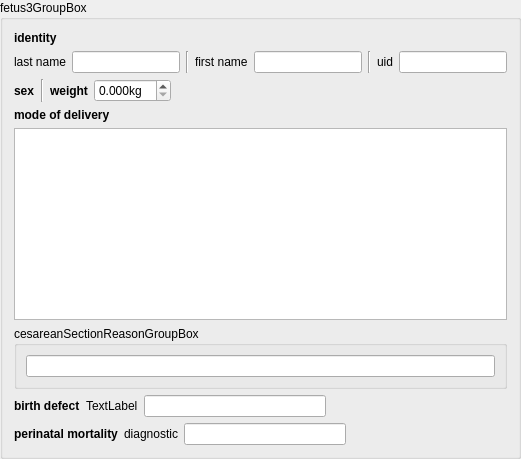
       <widget class="QGroupBox" name="fetus3GroupBox">
        <property name="title">
         <string>fetus3GroupBox</string>
        </property>
        <layout class="QVBoxLayout" name="verticalLayout_7">
         <item>
          <layout class="QGridLayout" name="gridLayout_4">
           <item row="1" column="2">
            <widget class="Line" name="line_10">
             <property name="orientation">
              <enum>Qt::Vertical</enum>
             </property>
            </widget>
           </item>
           <item row="0" column="0">
            <widget class="QLabel" name="f3IdentityLabel">
             <property name="font">
              <font>
               <weight>75</weight>
               <bold>true</bold>
              </font>
             </property>
             <property name="text">
              <string>identity</string>
             </property>
            </widget>
           </item>
           <item row="1" column="0">
            <widget class="QLabel" name="f3LastNameLabel">
             <property name="text">
              <string>last name</string>
             </property>
            </widget>
           </item>
           <item row="1" column="1">
            <widget class="QLineEdit" name="f3LastNameLineEdit"/>
           </item>
           <item row="1" column="3">
            <widget class="QLabel" name="f3FirstNameLabel">
             <property name="text">
              <string>first name</string>
             </property>
            </widget>
           </item>
           <item row="1" column="4">
            <widget class="QLineEdit" name="f3FirstNameLineEdit"/>
           </item>
           <item row="1" column="7">
            <widget class="QLineEdit" name="f3UidLineEdit"/>
           </item>
           <item row="1" column="6">
            <widget class="QLabel" name="f3UidLabel">
             <property name="text">
              <string>uid</string>
             </property>
            </widget>
           </item>
           <item row="1" column="5">
            <widget class="Line" name="line_11">
             <property name="orientation">
              <enum>Qt::Vertical</enum>
             </property>
            </widget>
           </item>
          </layout>
         </item>
         <item>
          <layout class="QHBoxLayout" name="horizontalLayout_9">
           <item>
            <widget class="QLabel" name="f3SexLabel">
             <property name="font">
              <font>
               <weight>75</weight>
               <bold>true</bold>
              </font>
             </property>
             <property name="text">
              <string>sex</string>
             </property>
            </widget>
           </item>
           <item>
            <layout class="QHBoxLayout" name="f3SexRadioLayout"/>
           </item>
           <item>
            <widget class="Line" name="line_12">
             <property name="orientation">
              <enum>Qt::Vertical</enum>
             </property>
            </widget>
           </item>
           <item>
            <widget class="QLabel" name="f3WeightLabel">
             <property name="font">
              <font>
               <weight>75</weight>
               <bold>true</bold>
              </font>
             </property>
             <property name="text">
              <string>weight</string>
             </property>
            </widget>
           </item>
           <item>
            <widget class="QDoubleSpinBox" name="f3WeightDoubleSpinBox">
             <property name="suffix">
              <string>kg</string>
             </property>
             <property name="decimals">
              <number>3</number>
             </property>
             <property name="maximum">
              <double>10.000000000000000</double>
             </property>
             <property name="singleStep">
              <double>0.010000000000000</double>
             </property>
            </widget>
           </item>
           <item>
            <spacer name="horizontalSpacer_6">
             <property name="orientation">
              <enum>Qt::Horizontal</enum>
             </property>
             <property name="sizeHint" stdset="0">
              <size>
               <width>40</width>
               <height>20</height>
              </size>
             </property>
            </spacer>
           </item>
          </layout>
         </item>
         <item>
          <layout class="QVBoxLayout" name="verticalLayout_8">
           <item>
            <widget class="QLabel" name="f3ModeOfDeliveryLabel">
             <property name="font">
              <font>
               <weight>75</weight>
               <bold>true</bold>
              </font>
             </property>
             <property name="text">
              <string>mode of delivery</string>
             </property>
            </widget>
           </item>
           <item>
            <widget class="QListView" name="f3ModeOfDeliveryListView"/>
           </item>
          </layout>
         </item>
         <item>
          <widget class="QGroupBox" name="f3CesareanSectionReasonGroupBox">
           <property name="title">
            <string>cesareanSectionReasonGroupBox</string>
           </property>
           <layout class="QHBoxLayout" name="horizontalLayout_18">
            <item>
             <widget class="QLineEdit" name="f3CesareanSectionReasonLlineEdit"/>
            </item>
           </layout>
          </widget>
         </item>
         <item>
          <layout class="QHBoxLayout" name="horizontalLayout_19">
           <item>
            <widget class="QLabel" name="f3BirthDefectLabel">
             <property name="font">
              <font>
               <weight>75</weight>
               <bold>true</bold>
              </font>
             </property>
             <property name="text">
              <string>birth defect</string>
             </property>
            </widget>
           </item>
           <item>
            <layout class="QHBoxLayout" name="f3BirthDefectRadioLayout"/>
           </item>
           <item>
            <widget class="QLabel" name="f3BirthDefectDiagnosticLabel">
             <property name="text">
              <string>TextLabel</string>
             </property>
            </widget>
           </item>
           <item>
            <widget class="QLineEdit" name="f3BirthDefectLineEdit"/>
           </item>
           <item>
            <spacer name="horizontalSpacer_22">
             <property name="orientation">
              <enum>Qt::Horizontal</enum>
             </property>
             <property name="sizeHint" stdset="0">
              <size>
               <width>40</width>
               <height>20</height>
              </size>
             </property>
            </spacer>
           </item>
          </layout>
         </item>
         <item>
          <layout class="QHBoxLayout" name="horizontalLayout_20">
           <item>
            <widget class="QLabel" name="f3PerinatalMortalityLabel">
             <property name="font">
              <font>
               <weight>75</weight>
               <bold>true</bold>
              </font>
             </property>
             <property name="text">
              <string>perinatal mortality</string>
             </property>
            </widget>
           </item>
           <item>
            <layout class="QHBoxLayout" name="f3PerinatalMortalityRadioLayout"/>
           </item>
           <item>
            <widget class="QLabel" name="f3PerinatalMortalityDiagnosticLabel">
             <property name="text">
              <string>diagnostic</string>
             </property>
            </widget>
           </item>
           <item>
            <widget class="QLineEdit" name="f3PerinatalMortalityDiagnosticLineEdit"/>
           </item>
           <item>
            <spacer name="horizontalSpacer_12">
             <property name="orientation">
              <enum>Qt::Horizontal</enum>
             </property>
             <property name="sizeHint" stdset="0">
              <size>
               <width>40</width>
               <height>20</height>
              </size>
             </property>
            </spacer>
           </item>
          </layout>
         </item>
        </layout>
       </widget>
